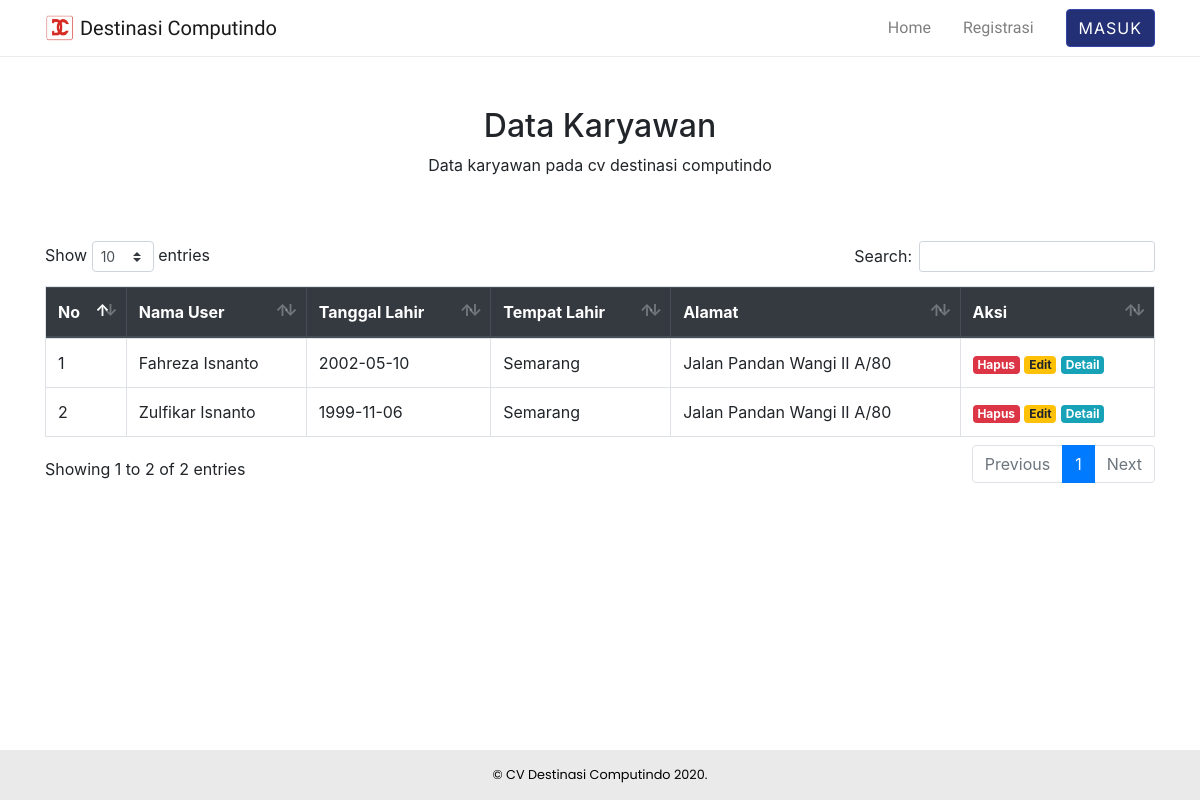
Screenshot of /index.php/data_karyawan with the database file from the repository.
### tables this page shows
CREATE TABLE `ta_user` (
  `ID_USER` int(11) NOT NULL,
  `NAMA_DEPAN` varchar(125) NOT NULL,
  `NAMA_BELAKANG` varchar(125) NOT NULL,
  `TANGGAL_LAHIR` varchar(50) NOT NULL,
  `TEMPAT_LAHIR` varchar(50) NOT NULL,
  `JENIS_KELAMIN` varchar(20) NOT NULL,
  `STATUS_PERNIKAHAN` varchar(20) NOT NULL,
  `ALAMAT` varchar(100) NOT NULL,
  `ALAMAT2` varchar(100) DEFAULT NULL,
  `KODE_POS` varchar(80) NOT NULL,
  `KOTA` varchar(80) NOT NULL,
  `PROVINSI` varchar(80) NOT NULL
);

### application/controllers/Data_karyawan.php (called while the page is built, shortened)
<?php
class Data_karyawan extends CI_Controller
{
    public function __construct()
    {
        $this->load->model('user_model');
    }
    public function index()
    {
        $data["data_karyawan"] = $this->user_model->get_user_listall();
        $this->load->view('templates/header', $data);
        $this->load->view('data_karyawan/read', $data);
        $this->load->view('templates/footer');
    }
}

### index.php (called while the page is built, shortened)
<?php
require_once BASEPATH.'core/CodeIgniter.php';

### application/models/User_model.php (called while the page is built, shortened)
<?php
class User_model extends CI_Model
{
    public function get_user_listall()
    {
        $q =  $this->db->query("SELECT CONCAT(NAMA_DEPAN,' ',NAMA_BELAKANG) AS NAMA_USER, A.* FROM TA_USER A")->result_array();
        return $q;
    }
}

### application/views/data_karyawan/read.php (the view, shortened to what this page needs)
<main>
    <div class="container">
        <div class="text-center">
            <h2>Data Karyawan</h2>
            <p>Data karyawan pada cv destinasi computindo</p>
        </div>
        <div class="row mt-5">
            <div class="col-sm-12">
                <div class="table-responsive mt-3">
                    <table id="tblDataAll" class="table table-bordered table-hover">
                        <thead class="thead-dark">
                            <tr>
                            <tr>
                                <th>No</th>
                                <th>Nama User</th>
                                <th>Tanggal Lahir</th>
                                <th>Tempat Lahir</th>
                                <th>Alamat</th>
                                <th>Aksi</th>
                            </tr>
                            </tr>
                        </thead>
                        <tbody>
                            <?php $i = 1;
                            foreach ($data_karyawan as  $d) : ?>
                                <tr>
                                    <td><?= $i++; ?></td>
                                    <td><?= $d["NAMA_USER"]; ?></td>
                                    <td><?= $d["TANGGAL_LAHIR"]; ?></td>
                                    <td><?= $d["TEMPAT_LAHIR"]; ?></td>
                                    <td><?= $d["ALAMAT"]; ?></td>
                                    <td>
                                        <a href="<?= base_url("data_karyawan/delete/" . $d["ID_USER"]) ?>" class="badge badge-danger">Hapus</a>
                                        <a href="<?= base_url("data_karyawan/edit/" . $d["ID_USER"]) ?>" class="badge badge-warning">Edit</a>
                                        <a href="<?= base_url("data_karyawan/detail/" . $d["ID_USER"]) ?>" class="badge badge-info">Detail</a>
                                    </td>
                                </tr>
                            <?php endforeach; ?>
                        </tbody>
                    </table>
                </div>
            </div>
        </div>
    </div>
</main>

### assets/css/style.css (style rules this page uses)
html { position: relative; }
main { margin-top: 50px; overflow: visible; padding-bottom: 90px; }

### rows the page displays
ta_user: NAMA_USER "Fahreza Isnanto", TANGGAL_LAHIR "2002-05-10", TEMPAT_LAHIR "Semarang", ALAMAT "Jalan Pandan Wangi II A/80"
ta_user: NAMA_USER "Zulfikar Isnanto", TANGGAL_LAHIR "1999-11-06", TEMPAT_LAHIR "Semarang", ALAMAT "Jalan Pandan Wangi II A/80"
